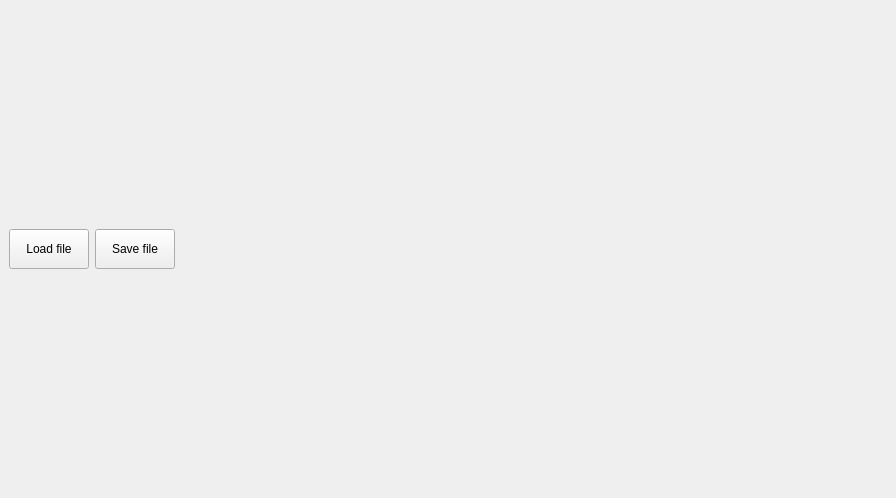
<?xml version="1.0" encoding="UTF-8"?>
<ui version="4.0">
 <class>PCLViewer</class>
 <widget class="QMainWindow" name="PCLViewer">
  <property name="windowModality">
   <enum>Qt::NonModal</enum>
  </property>
  <property name="geometry">
   <rect>
    <x>0</x>
    <y>0</y>
    <width>896</width>
    <height>498</height>
   </rect>
  </property>
  <property name="minimumSize">
   <size>
    <width>0</width>
    <height>0</height>
   </size>
  </property>
  <property name="maximumSize">
   <size>
    <width>5000</width>
    <height>5000</height>
   </size>
  </property>
  <property name="windowTitle">
   <string>PCLViewer</string>
  </property>
  <widget class="QWidget" name="centralwidget">
   <layout class="QHBoxLayout" name="horizontalLayout_3">
    <item>
     <layout class="QVBoxLayout" name="verticalLayout_2"/>
    </item>
    <item>
     <layout class="QHBoxLayout" name="horizontalLayout">
      <item>
       <widget class="QPushButton" name="pushButton_load">
        <property name="minimumSize">
         <size>
          <width>50</width>
          <height>40</height>
         </size>
        </property>
        <property name="text">
         <string>Load file</string>
        </property>
       </widget>
      </item>
      <item>
       <widget class="QPushButton" name="pushButton_save">
        <property name="minimumSize">
         <size>
          <width>50</width>
          <height>40</height>
         </size>
        </property>
        <property name="text">
         <string>Save file</string>
        </property>
       </widget>
      </item>
     </layout>
    </item>
    <item>
     <widget class="QVTKWidget" name="qvtkWidget">
      <property name="sizePolicy">
       <sizepolicy hsizetype="Expanding" vsizetype="Expanding">
        <horstretch>50</horstretch>
        <verstretch>0</verstretch>
       </sizepolicy>
      </property>
      <property name="minimumSize">
       <size>
        <width>640</width>
        <height>480</height>
       </size>
      </property>
     </widget>
    </item>
   </layout>
  </widget>
 </widget>
 <customwidgets>
  <customwidget>
   <class>QVTKWidget</class>
   <extends>QWidget</extends>
   <header>QVTKWidget.h</header>
  </customwidget>
 </customwidgets>
 <tabstops>
  <tabstop>pushButton_load</tabstop>
 </tabstops>
 <resources/>
 <connections/>
</ui>
